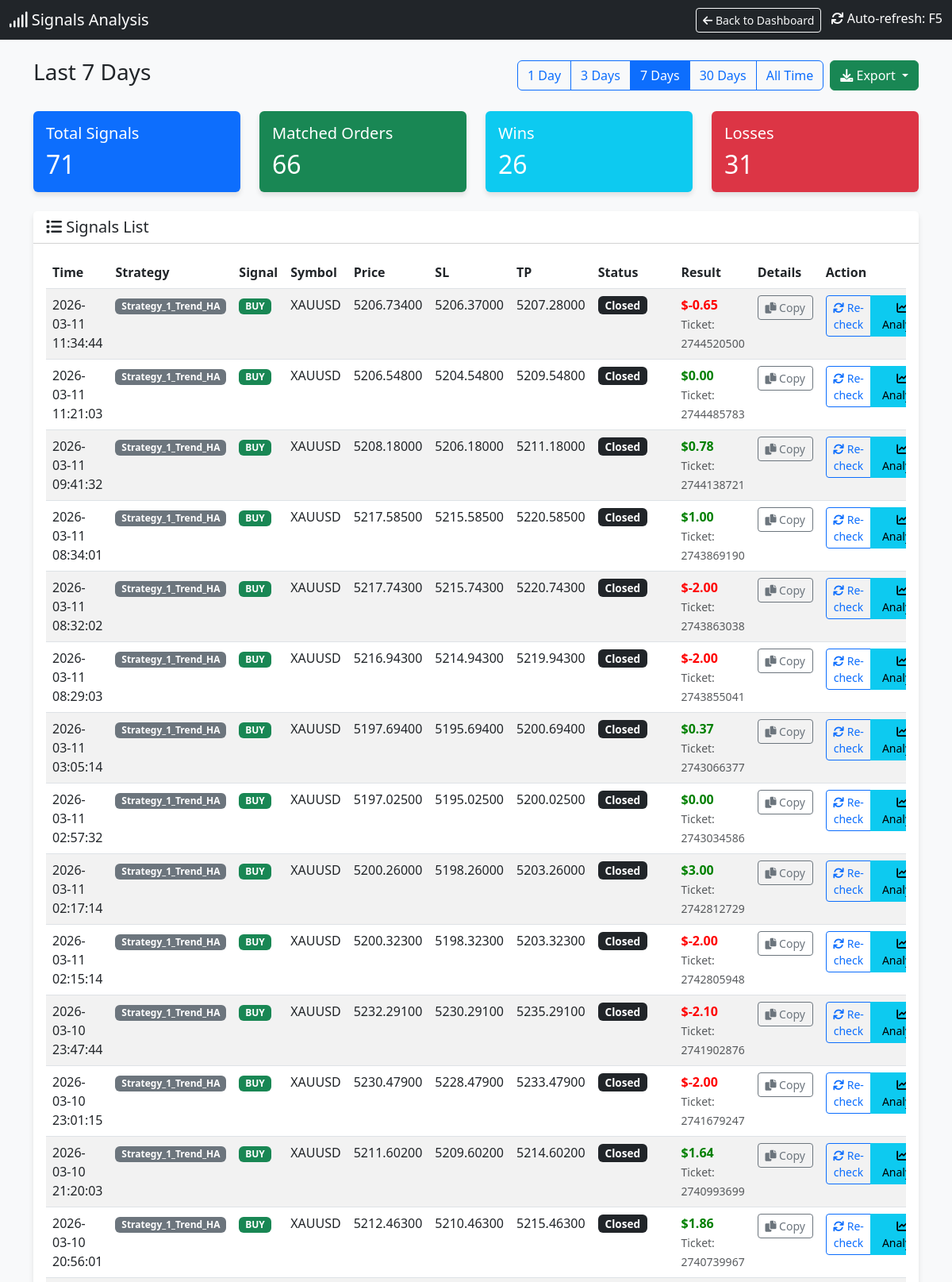
The app's page /signals (upper part) with its own data.
### tables this page shows
CREATE TABLE signals (
                id INTEGER PRIMARY KEY AUTOINCREMENT,
                timestamp DATETIME DEFAULT CURRENT_TIMESTAMP,
                strategy_name TEXT,
                symbol TEXT,
                signal_type TEXT,
                price REAL,
                sl REAL,
                tp REAL,
                indicators TEXT,
                status TEXT,
                account_id INTEGER DEFAULT 0
            );

CREATE TABLE orders (
                ticket INTEGER PRIMARY KEY,
                strategy_name TEXT,
                symbol TEXT,
                order_type TEXT,
                volume REAL,
                open_price REAL,
                sl REAL,
                tp REAL,
                open_time DATETIME,
                close_price REAL,
                profit REAL,
                comment TEXT,
                account_id INTEGER DEFAULT 0
            );

### dashboard.py (the view)
@app.route('/signals')
def signals_page():
    cur = get_db().cursor()
    days_param = request.args.get('days', '7')  # Default 7 days
    if days_param == "all":
        days = 36500
        filter_label = "All Time"
    else:
        try:
            days = int(days_param)
            filter_label = f"Last {days} Days"
        except:
            days = 7
            filter_label = "Last 7 Days"
    cutoff_date = datetime.now() - timedelta(days=days)
    cutoff_str = cutoff_date.strftime("%Y-%m-%d %H:%M:%S")
    cur.execute("SELECT * FROM signals WHERE timestamp >= ? ORDER BY timestamp DESC", (cutoff_str,))
    signals = cur.fetchall()
    signals_with_status = []
    for sig in signals:
        signal_dict = dict(sig)
        try:
            sig_timestamp = sig['timestamp']
            if isinstance(sig_timestamp, str):
                try:
                    sig_time = datetime.strptime(sig_timestamp, '%Y-%m-%d %H:%M:%S')
                except:
                    try:
                        sig_time = datetime.strptime(sig_timestamp, '%Y-%m-%d %H:%M:%S.%f')
                    except:
                        sig_time = datetime.fromisoformat(sig_timestamp.replace('Z', '+00:00'))
            else:
                sig_time = datetime.fromtimestamp(sig_timestamp)
            time_lower = (sig_time - timedelta(seconds=30)).strftime('%Y-%m-%d %H:%M:%S')
            time_upper = (sig_time + timedelta(seconds=30)).strftime('%Y-%m-%d %H:%M:%S')
        except Exception as e:
            time_lower = None
            time_upper = None
        matching_order = None
        if time_lower and time_upper:
            try:
                cur.execute("""
                    SELECT * FROM orders
                    WHERE strategy_name = ?
                    AND symbol = ?
                    AND order_type = ?
                    AND open_time BETWEEN ? AND ?
                    ORDER BY ABS(open_price - ?) ASC
                    LIMIT 1
                """, (sig['strategy_name'], sig['symbol'], sig['signal_type'], time_lower, time_upper, sig['price']))
                matching_order = cur.fetchone()
            except Exception as e:
                pass
        if matching_order:
            signal_dict['order_ticket'] = matching_order['ticket']
            signal_dict['order_profit'] = matching_order['profit']
            signal_dict['order_status'] = 'closed' if matching_order['profit'] is not None else 'open'
            signal_dict['has_order'] = True
        else:
            signal_dict['order_ticket'] = None
            signal_dict['order_profit'] = None
            signal_dict['order_status'] = 'not_found'
            signal_dict['has_order'] = False
        signals_with_status.append(signal_dict)
    total_signals = len(signals_with_status)
    matched_orders = len([s for s in signals_with_status if s['has_order']])
    wins = len([s for s in signals_with_status if s['has_order'] and s['order_profit'] is not None and s['order_profit'] > 0])
    losses = len([s for s in signals_with_status if s['has_order'] and s['order_profit'] is not None and s['order_profit'] < 0])
    cur.execute("SELECT DISTINCT strategy_name FROM orders ORDER BY strategy_name")
    strategies = [row['strategy_name'] for row in cur.fetchall()]
    return render_template('signals.html',
                         signals=signals_with_status,
                         total_signals=total_signals,
                         matched_orders=matched_orders,
                         wins=wins,
                         losses=losses,
                         current_filter=days_param,
                         filter_label=filter_label,
                         strategies=strategies)

### dashboard.py (called while the page is built)
def get_db():
    db = getattr(g, '_database', None)
    if db is None:
        db = g._database = sqlite3.connect(DB_PATH)
        db.row_factory = sqlite3.Row
    return db

@app.teardown_appcontext
def close_connection(exception):
    db = getattr(g, '_database', None)
    if db is not None:
        db.close()

def format_vn_time(value):
    if not value:
        return ""
    try:
        if isinstance(value, str):
            try:
                dt = datetime.strptime(value, "%Y-%m-%d %H:%M:%S")
            except ValueError:
                try:
                    dt = datetime.strptime(value, "%Y-%m-%d %H:%M:%S.%f")
                except ValueError:
                    dt = datetime.strptime(value, "%Y-%m-%d %H:%M")
        else:
            dt = value
        vn_time = dt + timedelta(hours=7)
        res = vn_time.strftime("%Y-%m-%d %H:%M:%S")
        return res
    except Exception as e:
        print(f"DEBUG: Error parsing '{value}': {e}")
        return value # Return original on error

### templates/signals.html (shortened to what this page needs)
<!DOCTYPE html>
<html lang="en">
<head>
    <link href="https://cdn.jsdelivr.net/npm/bootstrap@5.3.0/dist/css/bootstrap.min.css" rel="stylesheet">
    <link href="https://cdnjs.cloudflare.com/ajax/libs/font-awesome/6.0.0/css/all.min.css" rel="stylesheet">
</head>
<body>
    <nav class="navbar navbar-dark bg-dark mb-4">
        <div class="container-fluid">
            <span class="navbar-brand mb-0 h1"><i class="fas fa-signal"></i> Signals Analysis</span>
            <div>
                <a href="/" class="btn btn-outline-light btn-sm me-2">
                    <i class="fas fa-arrow-left"></i> Back to Dashboard
                </a>
                <span class="text-white"><i class="fas fa-sync"></i> Auto-refresh: F5</span>
            </div>
        </div>
    </nav>
    <div class="container mb-4">
        <div class="d-flex justify-content-between align-items-center">
            <h3>{{ filter_label }}</h3>
            <div class="d-flex gap-2">
                <div class="btn-group" role="group">
                    <a href="/signals?days=1" class="btn btn-outline-primary {% if current_filter == '1' %}active{% endif %}">1 Day</a>
                    <a href="/signals?days=3" class="btn btn-outline-primary {% if current_filter == '3' %}active{% endif %}">3 Days</a>
                    <a href="/signals?days=7" class="btn btn-outline-primary {% if current_filter == '7' %}active{% endif %}">7 Days</a>
                    <a href="/signals?days=30" class="btn btn-outline-primary {% if current_filter == '30' %}active{% endif %}">30 Days</a>
                    <a href="/signals?days=all" class="btn btn-outline-primary {% if current_filter == 'all' %}active{% endif %}">All Time</a>
                </div>
                <div class="btn-group" role="group">
                    <button type="button" class="btn btn-success dropdown-toggle" data-bs-toggle="dropdown" aria-expanded="false" title="Export to CSV">
                        <i class="fas fa-download"></i> Export
                    </button>
                </div>
            </div>
        </div>
    </div>
    <div class="container">
        <div class="row mb-4">
            <div class="col-md-3">
                <div class="card bg-primary text-white">
                    <div class="card-body">
                        <h5 class="card-title">Total Signals</h5>
                        <h2 class="card-text">{{ total_signals }}</h2>
                    </div>
                </div>
            </div>
            <div class="col-md-3">
                <div class="card bg-success text-white">
                    <div class="card-body">
                        <h5 class="card-title">Matched Orders</h5>
                        <h2 class="card-text">{{ matched_orders }}</h2>
                    </div>
                </div>
            </div>
            <div class="col-md-3">
                <div class="card bg-info text-white">
                    <div class="card-body">
                        <h5 class="card-title">Wins</h5>
                        <h2 class="card-text">{{ wins }}</h2>
                    </div>
                </div>
            </div>
            <div class="col-md-3">
                <div class="card bg-danger text-white">
                    <div class="card-body">
                        <h5 class="card-title">Losses</h5>
                        <h2 class="card-text">{{ losses }}</h2>
                    </div>
                </div>
            </div>
        </div>
        <div class="card">
            <div class="card-header bg-white">
                <h5 class="mb-0"><i class="fas fa-list"></i> Signals List</h5>
            </div>
            <div class="card-body">
                <div class="table-responsive">
                    <table class="table table-hover table-striped">
                        <thead>
                            <tr>
                                <th>Time</th>
                                <th>Strategy</th>
                                <th>Signal</th>
                                <th>Symbol</th>
                                <th>Price</th>
                                <th>SL</th>
                                <th>TP</th>
                                <th>Status</th>
                                <th>Result</th>
                                <th>Details</th>
                                <th>Action</th>
                            </tr>
                        </thead>
                        <tbody>
                            {% for sig in signals %}
                            <tr class="signal-row" id="signal-row-{{ sig.id }}">
                                <td>{{ sig.timestamp | to_vn_time }}</td>
                                <td><span class="badge bg-secondary">{{ sig.strategy_name }}</span></td>
                                <td>
                                    {% if sig.signal_type == 'BUY' %}
                                    <span class="badge badge-buy">BUY</span>
                                    {% else %}
                                    <span class="badge badge-sell">SELL</span>
                                    {% endif %}
                                </td>
                                <td>{{ sig.symbol }}</td>
                                <td>{{ "%.5f"|format(sig.price) }}</td>
                                <td>{{ "%.5f"|format(sig.sl) if sig.sl else '-' }}</td>
                                <td>{{ "%.5f"|format(sig.tp) if sig.tp else '-' }}</td>
                                <td id="status-{{ sig.id }}">
                                    {% if sig.has_order %}
                                        {% if sig.order_status == 'closed' %}
                                            <span class="badge bg-dark status-badge">Closed</span>
                                        {% else %}
                                            <span class="badge bg-warning status-badge">Open</span>
                                        {% endif %}
                                    {% else %}
                                        <span class="badge bg-secondary status-badge">Not Found</span>
                                    {% endif %}
                                </td>
                                <td id="result-{{ sig.id }}">
                                    {% if sig.has_order and sig.order_profit is not none %}
                                        <span class="{% if sig.order_profit >= 0 %}profit-pos{% else %}profit-neg{% endif %}">
                                            ${{ "%.2f"|format(sig.order_profit) }}
                                        </span>
                                        <br>
                                        <small class="text-muted">Ticket: {{ sig.order_ticket }}</small>
                                    {% elif sig.has_order %}
                                        <span class="text-muted">Running...</span>
                                    {% else %}
                                        <span class="text-muted">-</span>
                                    {% endif %}
                                </td>
                                <td id="details-{{ sig.id }}">
                                    <button class="btn btn-sm btn-outline-secondary copy-details-btn"
                                            data-signal-id="{{ sig.id }}"
                                            data-signal-data='{{ sig|tojson }}'
                                            title="Copy signal details">
                                        <i class="fas fa-copy"></i> Copy
                                    </button>
                                </td>
                                <td id="action-{{ sig.id }}">
                                    <div class="btn-group" role="group">
                                        {% if not sig.has_order %}
                                            <button class="btn btn-sm btn-primary check-mt5-btn" data-signal-id="{{ sig.id }}">
                                                <i class="fas fa-search"></i> Check MT5
                                            </button>
                                        {% else %}
                                            <button class="btn btn-sm btn-outline-primary check-mt5-btn" data-signal-id="{{ sig.id }}">
                                                <i class="fas fa-sync"></i> Re-check
                                            </button>
                                        {% endif %}
                                        <button class="btn btn-sm btn-info analyze-signal-btn" data-signal-id="{{ sig.id }}" title="Analyze signal">
                                            <i class="fas fa-chart-line"></i> Analyze
                                        </button>
                                    </div>
                                </td>
                            </tr>
                            {% endfor %}
                        </tbody>
                    </table>
                </div>
            </div>
        </div>
    </div>
</body>
</html>

### templates/signals.html (style rules this page uses)
body { background-color: #f8f9fa; }
.card { box-shadow: 0 4px 6px rgba(0, 0, 0, 0.1); border: none; }
.profit-pos { color: green; font-weight: bold; }
.profit-neg { color: red; font-weight: bold; }
.badge-buy { background-color: #198754; }
.status-badge { font-size: 0.85em; padding: 0.35em 0.65em; }
.signal-row { transition: background-color 0.2s; }
.copy-details-btn { min-width: 70px; }
.analyze-signal-btn { min-width: 80px; }

### records on screen
signals: timestamp|to_vn_time "2026-03-11 11:34:44", strategy_name "Strategy_1_Trend_HA", symbol "XAUUSD", price "5206.73400", sl "5206.37000", tp "5207.28000"
orders: order_profit "-0.65", order_ticket "2744520500"
signals: timestamp|to_vn_time "2026-03-11 11:21:03", strategy_name "Strategy_1_Trend_HA", symbol "XAUUSD", price "5206.54800", sl "5204.54800", tp "5209.54800"
orders: order_profit "0.00", order_ticket "2744485783"
signals: timestamp|to_vn_time "2026-03-11 09:41:32", strategy_name "Strategy_1_Trend_HA", symbol "XAUUSD", price "5208.18000", sl "5206.18000", tp "5211.18000"
orders: order_profit "0.78", order_ticket "2744138721"
signals: timestamp|to_vn_time "2026-03-11 08:34:01", strategy_name "Strategy_1_Trend_HA", symbol "XAUUSD", price "5217.58500", sl "5215.58500", tp "5220.58500"
orders: order_profit "1.00", order_ticket "2743869190"
signals: timestamp|to_vn_time "2026-03-11 08:32:02", strategy_name "Strategy_1_Trend_HA", symbol "XAUUSD", price "5217.74300", sl "5215.74300", tp "5220.74300"
orders: order_profit "-2.00", order_ticket "2743863038"
signals: timestamp|to_vn_time "2026-03-11 08:29:03", strategy_name "Strategy_1_Trend_HA", symbol "XAUUSD", price "5216.94300", sl "5214.94300", tp "5219.94300"
orders: order_profit "-2.00", order_ticket "2743855041"
signals: timestamp|to_vn_time "2026-03-11 03:05:14", strategy_name "Strategy_1_Trend_HA", symbol "XAUUSD", price "5197.69400", sl "5195.69400", tp "5200.69400"
orders: order_profit "0.37", order_ticket "2743066377"
signals: timestamp|to_vn_time "2026-03-11 02:57:32", strategy_name "Strategy_1_Trend_HA", symbol "XAUUSD", price "5197.02500", sl "5195.02500", tp "5200.02500"
orders: order_profit "0.00", order_ticket "2743034586"
signals: timestamp|to_vn_time "2026-03-11 02:17:14", strategy_name "Strategy_1_Trend_HA", symbol "XAUUSD", price "5200.26000", sl "5198.26000", tp "5203.26000"
orders: order_profit "3.00", order_ticket "2742812729"
signals: timestamp|to_vn_time "2026-03-11 02:15:14", strategy_name "Strategy_1_Trend_HA", symbol "XAUUSD", price "5200.32300", sl "5198.32300", tp "5203.32300"
orders: order_profit "-2.00", order_ticket "2742805948"
signals: timestamp|to_vn_time "2026-03-10 23:47:44", strategy_name "Strategy_1_Trend_HA", symbol "XAUUSD", price "5232.29100", sl "5230.29100", tp "5235.29100"
orders: order_profit "-2.10", order_ticket "2741902876"
signals: timestamp|to_vn_time "2026-03-10 23:01:15", strategy_name "Strategy_1_Trend_HA", symbol "XAUUSD", price "5230.47900", sl "5228.47900", tp "5233.47900"
orders: order_profit "-2.00", order_ticket "2741679247"
signals: timestamp|to_vn_time "2026-03-10 21:20:03", strategy_name "Strategy_1_Trend_HA", symbol "XAUUSD", price "5211.60200", sl "5209.60200", tp "5214.60200"
orders: order_profit "1.64", order_ticket "2740993699"
signals: timestamp|to_vn_time "2026-03-10 20:56:01", strategy_name "Strategy_1_Trend_HA", symbol "XAUUSD", price "5212.46300", sl "5210.46300", tp "5215.46300"
orders: order_profit "1.86", order_ticket "2740739967"

### other values on screen
{{ filter_label }} "Last 7 Days"
{{ total_signals }} "71"
{{ matched_orders }} "66"
{{ wins }} "26"
{{ losses }} "31"
